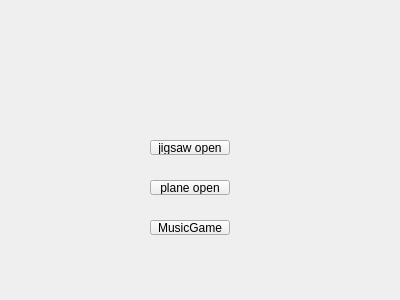
<?xml version="1.0" encoding="UTF-8"?>
<ui version="4.0">
 <class>Widget</class>
 <widget class="QWidget" name="Widget">
  <property name="geometry">
   <rect>
    <x>0</x>
    <y>0</y>
    <width>400</width>
    <height>300</height>
   </rect>
  </property>
  <property name="windowTitle">
   <string>Widget</string>
  </property>
  <widget class="QPushButton" name="JigsawOpen">
   <property name="geometry">
    <rect>
     <x>150</x>
     <y>140</y>
     <width>80</width>
     <height>15</height>
    </rect>
   </property>
   <property name="text">
    <string>jigsaw open</string>
   </property>
  </widget>
  <widget class="QPushButton" name="PlaneOpen">
   <property name="geometry">
    <rect>
     <x>150</x>
     <y>180</y>
     <width>80</width>
     <height>15</height>
    </rect>
   </property>
   <property name="text">
    <string>plane open</string>
   </property>
  </widget>
  <widget class="QPushButton" name="MusicGameOpen">
   <property name="geometry">
    <rect>
     <x>150</x>
     <y>220</y>
     <width>80</width>
     <height>15</height>
    </rect>
   </property>
   <property name="text">
    <string>MusicGame</string>
   </property>
  </widget>
 </widget>
 <layoutdefault spacing="6" margin="11"/>
 <resources/>
 <connections/>
</ui>
